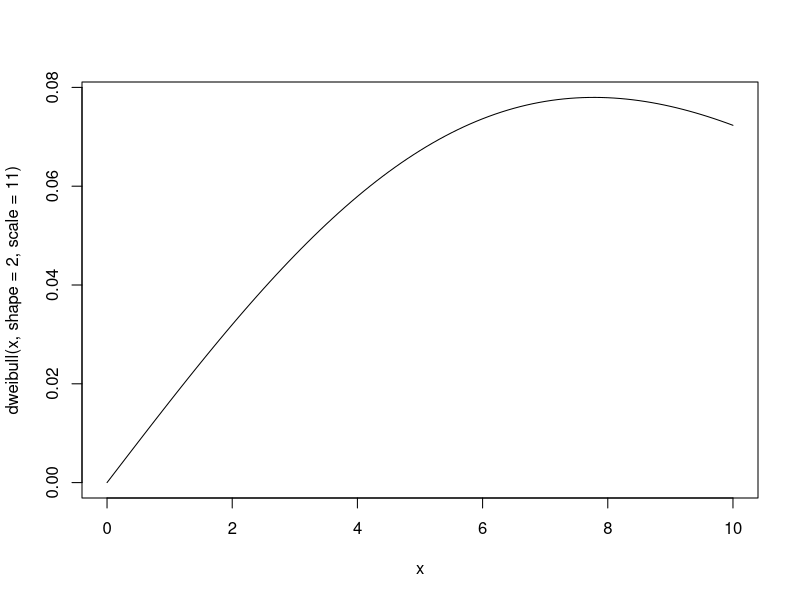
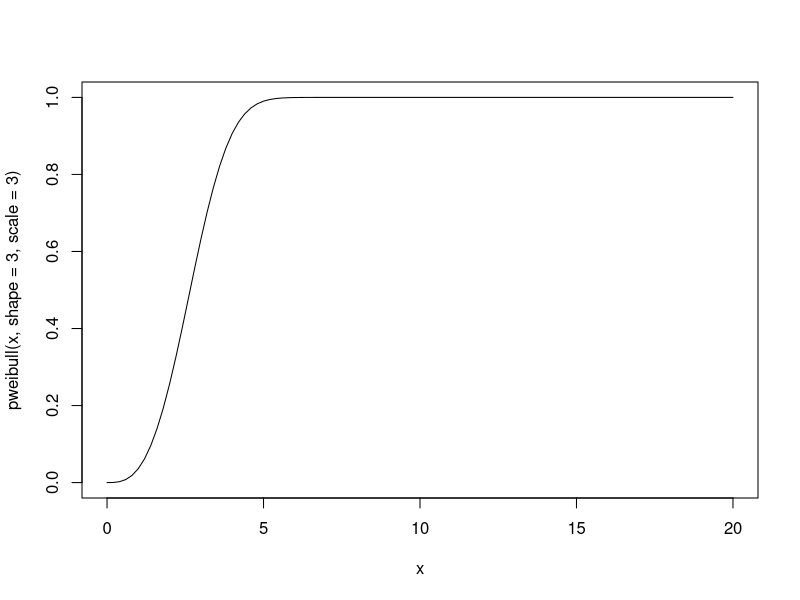

Source code (R) for these figures, in order:
# model calculation for NuMRD 181 C to T using UMIdb
# retain the site as afZ > zscore
stdAF <- 0.00859858776477881
meanAF <- 0.0051966133884213
af <- 100*2/2669
afZ <- (af - meanAF)/stdAF
countbg <- 74
z <- 0.05/countbg
zscore <- qnorm(1 - (z))


# model calculation for NuMRD 181 C to T using read-level database
# remove the site as wp > wpval
# Bonferroni correction seems too strict here with a large number of substitutions in the read-level db.
# x 用100*af一个原因是在建数据库，计算shape和scale参数时就用的100*全阴样本中的af，可以让拟合结果更好看
af <- 100 * 2 / 2669
x <- 100 * af
shape <- 2.329148
scale <- 11.23801
frac <- 0.928571428571429
p1 <- pweibull(x,shape,scale,TRUE)
wp <- 1-((1 - frac) + (frac * p1))
countbg <- 9179
wpval <- 0.05/countbg

# model calculation for NuMRD_214 T to C using UMIdb
# retain teh site as wp < wpval
af <- 100 * 2 / 2690
x <- 100 * af
shape <- 3.15777
scale <- 3.065158
frac <- 0.714285714285714
p1 <- pweibull(x,shape,scale,TRUE)
wp <- 1-((1 - frac) + (frac * p1))
countbg <- 74
wpval <- 0.05/countbg


# plot the pweibull and dweibull
curve(dweibull(x, shape=2, scale = 11), from=0, to=10)
curve(pweibull(x, shape=3, scale = 3), from=0, to=20)
